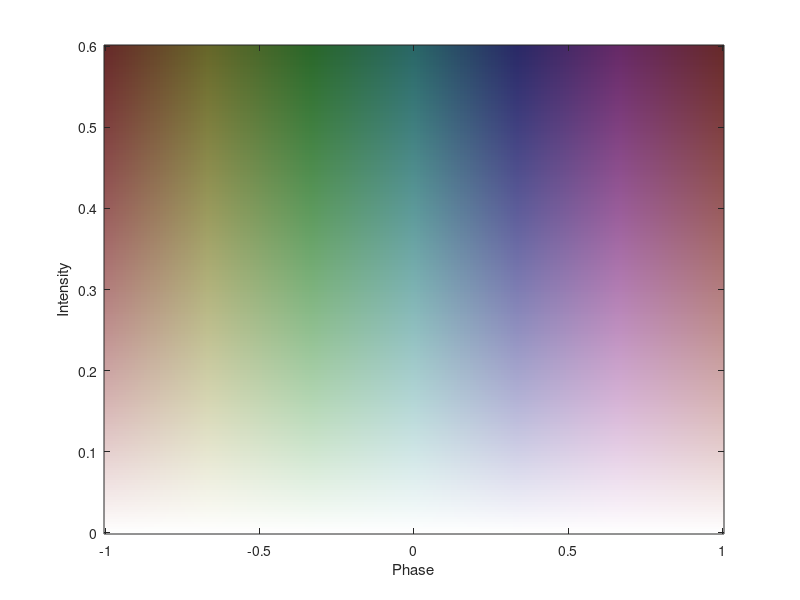

Source code (MATLAB):

phase = linspace(-1,1,200);
intensity = linspace(0,0.6,200);

[P,I] = meshgrid(phase,intensity);
%Vmin = 0.6;  % minimum brightness
%V = 1 - (1 - Vmin) * (mag_norm);
HSV = cat(3,...
    (P+pi)/(2*pi), ... % hue
    ones(size(P)), ... % saturation
    I);                % value
HSV = cat(3,...
    (P+1)/2, ... % hue
    I, ... % saturation
    1-I);   
RGB = hsv2rgb(HSV);
figure
imagesc(phase,intensity,RGB)
set(gca,'YDir','normal')
xlabel('Phase')
ylabel('Intensity')
